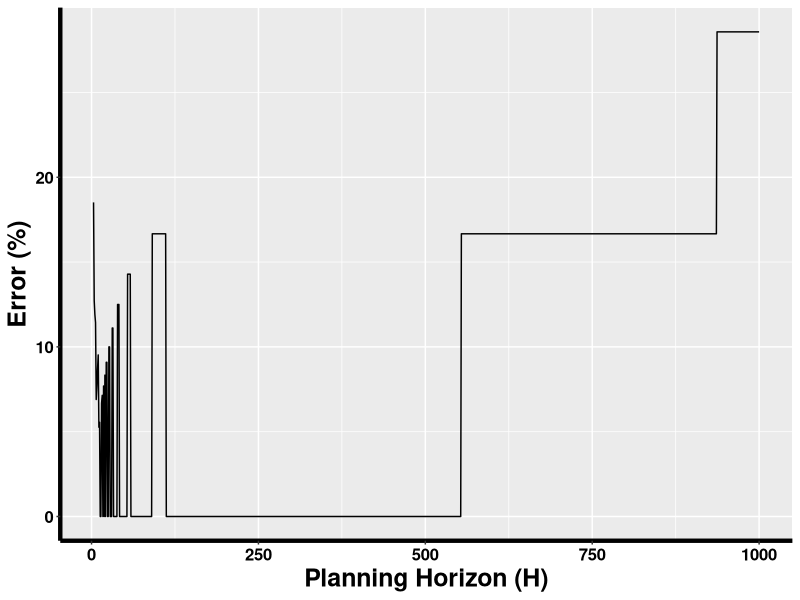
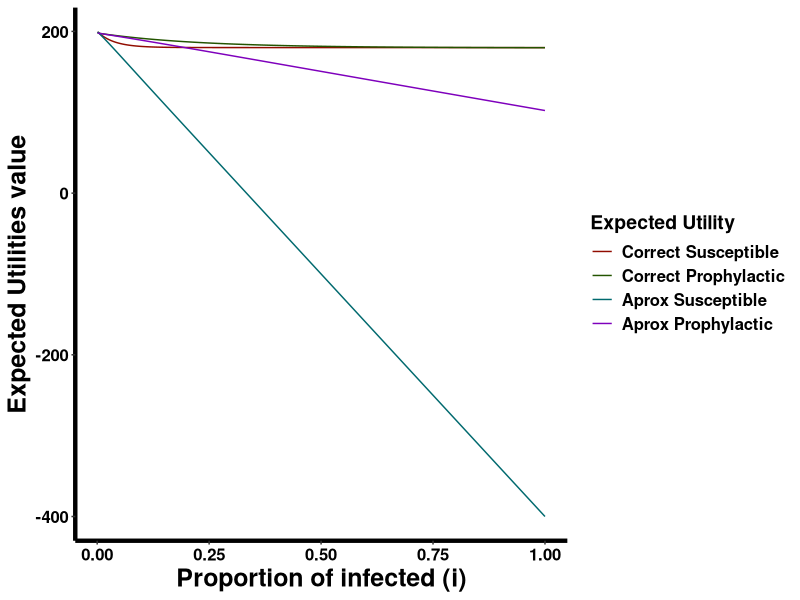

Here is the R script that generated these plots, in order:
##
## Calculate the first switching point and compare it with a
## possible linear approximation
##
## Author......: Luis Gustavo Nardin
## Last Change.: 03/19/2016
##
library(data.table)
library(ggplot2)

##
## Input parameters
##
# Payoffs (S, P, I, R)
payoffs <- c(1, 0.99, 0, 1)

# Infection probability (Susceptible)
bs <- 0.15

# Prophylactic protection
rho <- 0.16

# Infection probability (Prophylactic)
bp <- rho * bs

# Recover probability
g <- 0.05

# Range of Time Horizon to evaluate
H <- seq(3,1000)

# Range of Proportion of infected to evaluate
I <- seq(0.001,1.00,0.001)


rws <- length(H) * length(I)
drw <- 1
data <- matrix(data=0, nrow=rws, ncol=6)

erw <- 1
error <- matrix(data=0, nrow=length(H), ncol=4)
for(h in H){
  ioswitch <- NA
  iaswitch <- NA
  poUs <- NULL
  paUs <- NULL
  poUp <- NULL
  paUp <- NULL
  for(i in I){
    p <- i * bs
    oTss <- (1 - ((1 - p)^h)) / p
    aTss <- (1 - (1 - (p*h)))
    if (p != g){
      oTis <- (1 / g) - (((p * ((1 - g)^h)) / (g * (p - g))) * (1 - (((1 - p) / (1 - g))^h))) - (((1 - p)^h) / g)
      aTis <- (1 / g) - (((p * ((1 - g)^h)) / (g * (p - g))) * (1 - (((1 - p) / (1 - g))^h))) - ((1 - (p*h)) / g)
    } else {
      oTis <- (1 / g) - ((p * h * ((1 - g)^(h-1))) / g) - (((1 - p)^h) / g)
      aTis <- (1 / g) - ((p * h * ((1 - g)^(h-1))) / g) - ((1 - (p*h)) / g)
    }
    oTrs <- h - oTss - oTis
    aTrs <- h - aTss - aTis
    oUs <- (payoffs[1] * oTss) + (payoffs[3] * oTis) + (payoffs[4] * oTrs)
    aUs <- (payoffs[1] * aTss) + (payoffs[3] * aTis) + (payoffs[4] * aTrs)
    
    p <- i * bp
    oTpp <- (1 - ((1 - p)^h)) / p
    aTpp <- (1 - (1 - (p*h))) / p
    if (p != g){
      oTip <- (1 / g) - (((p * ((1 - g)^h)) / (g * (p - g))) * (1 - (((1 - p) / (1 - g))^h))) - (((1 - p)^h) / g)
      aTip <- (1 / g) - (((p * ((1 - g)^h)) / (g * (p - g))) * (1 - (((1 - p) / (1 - g))^h))) - ((1 - (p*h)) / g)
    } else {
      oTip <- (1 / g) - ((p * h * ((1 - g)^(h-1))) / g) - (((1 - p)^h) / g)
      aTip <- (1 / g) - ((p * h * ((1 - g)^(h-1))) / g) - ((1 - (p*h)) / g)
    }
    oTrp <- h - oTpp - oTip
    aTrp <- h - aTpp - aTip
    oUp <- (payoffs[2] * oTpp) + (payoffs[3] * oTip) + (payoffs[4] * oTrp)
    aUp <- (payoffs[2] * aTpp) + (payoffs[3] * aTip) + (payoffs[4] * aTrp)
    
    data[drw,] <- c(h, i, oUs, oUp, aUs, aUp)
    drw <- drw + 1
    
    if(is.null(poUs)){
      poUs <- oUs
    }
    
    if(is.null(paUs)){
      paUs <- aUs
    }
    
    if(is.null(poUp)){
      poUp <- oUp
    }
    
    if(is.null(paUp)){
      paUp <- aUp
    }
    
    if (is.na(ioswitch) && (((oUs >= oUp) && (poUs < poUp)) || ((oUp >= oUs) && (poUp < poUs)))) {
      ioswitch <- i
      poUs <- oUs
      poUp <- oUp
    }
    
    if (is.na(iaswitch) && (((aUs >= aUp) && (paUs < paUp)) || ((aUp >= aUs) && (paUp < paUs)))) {
      iaswitch <- i
      paUs <- aUs
      paUp <- aUp
    }
  }
  
  error[erw,] <- c(h, ioswitch, iaswitch, abs(ioswitch - iaswitch) / ioswitch)
  erw <- erw + 1
}

##
## Plot the error between the correct and approximated switching point
##
error <- data.table(error)
colnames(error) <- c("h","ioswitch","iaswitch","value")

ggplot(na.omit(error), aes(x=h, y=value*100))+
  xlab("Planning Horizon (H)") +
  ylab("Error (%)") +
  geom_line() +
  theme(axis.title.x = element_text(colour = 'black', size = 18, face = 'bold'),
        axis.title.y = element_text(colour = 'black', size = 18, face = 'bold'),
        axis.text.x = element_text(colour = 'black', size = 12, face = 'bold'),
        axis.text.y = element_text(colour = 'black', size = 12, face = 'bold'),
        axis.line = element_line(colour = 'black', size = 1.5, linetype = 'solid'),
        legend.title = element_blank(),
        legend.text = element_text(colour="black", size=12, face="bold"))

##
## Plot Expected Utility of Susceptible and Prophylactic for a specific H
##
inputH <- 200

data <- data.table(data)
colnames(data) <- c("h","i","oUS","oUP","aUS","aUP")
mdata <- melt(data, id=c("h","i"))

ggplot(mdata[h == inputH], aes(x=i, y=value, colour=variable)) +
  xlab("Proportion of infected (i)") +
  ylab("Expected Utilities value") +
  geom_line() +
  scale_colour_discrete(name="Expected Utility",
                        l=30,
                        breaks=c("oUS", "oUP", "aUS", "aUP"),
                        labels=c("Correct Susceptible", "Correct Prophylactic",
                                 "Aprox Susceptible", "Aprox Prophylactic")) +
  theme(axis.title.x = element_text(colour = 'black', size = 18, face = 'bold'),
        axis.title.y = element_text(colour = 'black', size = 18, face = 'bold'),
        axis.text.x = element_text(colour = 'black', size = 12, face = 'bold'),
        axis.text.y = element_text(colour = 'black', size = 12, face = 'bold'),
        axis.line = element_line(colour = 'black', size = 1.5, linetype = 'solid'),
        panel.background = element_rect(fill = "transparent",colour = NA),
        panel.grid.minor = element_blank(),
        panel.grid.major = element_blank(),
        legend.title = element_text(colour="black", size=14, face="bold"),
        legend.text = element_text(colour="black", size=12, face="bold"))
